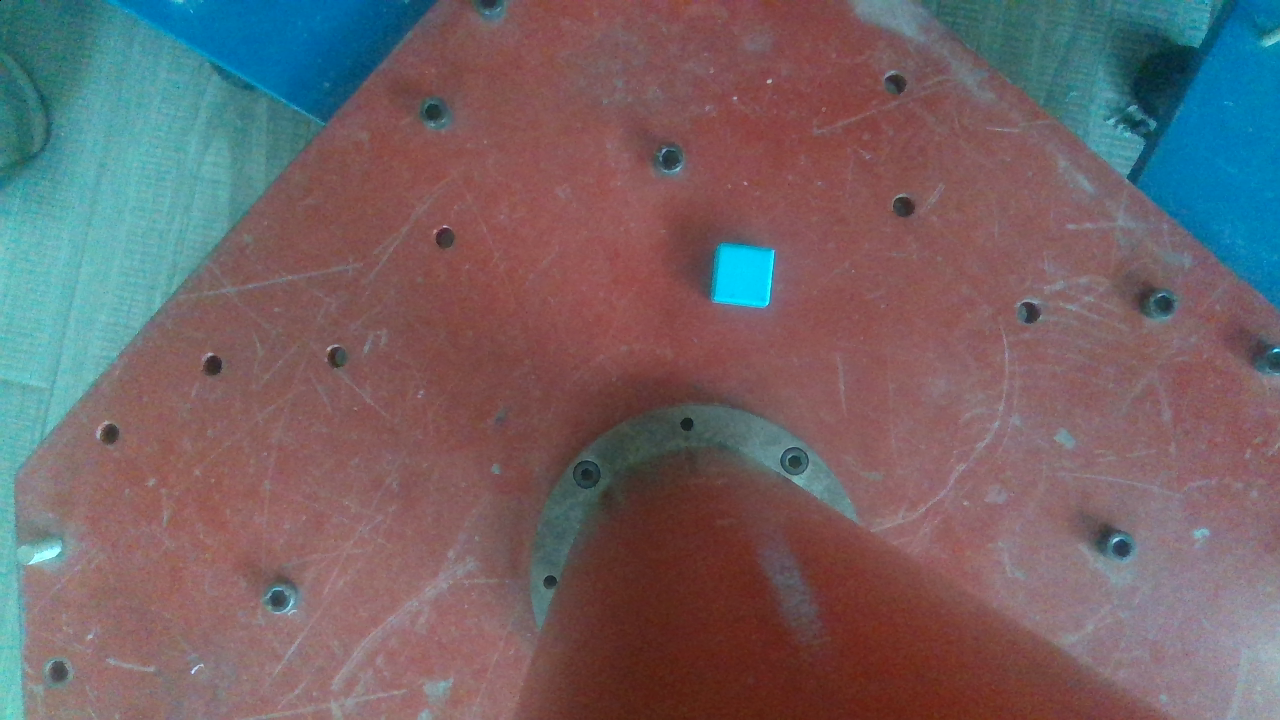
//> input picture images/r1_Color.png, 1280 x 720 px
$ ./matchTemplate   (built with g++ and OpenCV 4)
//> lines starting //> are read from the running program, lines starting //| are printed output that depends on the picture; after the words box and inside, x2 and y2 are one past the last pixel; in counts of white or black regions, pixels touching at a corner belong together
#include <opencv2/opencv.hpp>
#include <iostream>
#include <math.h>


#if (defined _WIN32 || defined WINCE || defined __CYGWIN__)
#define OPENCV_VERSION "343"
#pragma comment(lib, "opencv_world" OPENCV_VERSION ".lib")
#endif


using namespace std;
using namespace cv;

Mat src, temp, dst;
int match_method = TM_SQDIFF;
int max_track = 5;
const char* INPUT_T = "input image";
const char* OUTPUT_T = "result image";
const char* match_t = "template match-demo";
void Match_Demo(int, void*);
int main(int argc, char** argv) {
	// 待检测图像
	src = imread("../../images/r1_Color.png");
//> src is the input picture: 720 rows x 1280 cols, CV_8UC3; mean B, G, R 103.2, 99.7, 113.8

	// 模板图像
	temp = imread("../../images/template/ROI.png");
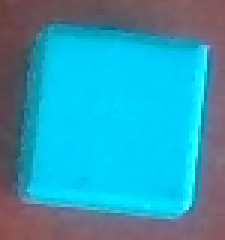
//> input picture images/template/ROI.png, 75 x 80 px (shown 3 times larger)
//> temp is the input picture: 80 rows x 75 cols, CV_8UC3; mean B, G, R 184.3, 157.4, 47.3
	if (src.empty() || temp.empty()) {
		printf("could not load image...\n");
		return -1;
	}

//	cv::cvtColor(src, src, cv::COLOR_BGR2GRAY);
//	cv::cvtColor(temp, temp, cv::COLOR_BGR2GRAY);
	namedWindow(INPUT_T, CV_WINDOW_AUTOSIZE);
	namedWindow(OUTPUT_T, CV_WINDOW_NORMAL);
	namedWindow(match_t, CV_WINDOW_AUTOSIZE);
	imshow(INPUT_T, temp);
	const char* trackbar_title = "Match Algo Type:";
	createTrackbar(trackbar_title, OUTPUT_T, &match_method, max_track, Match_Demo);

	Match_Demo(0, 0);
	waitKey(0);
	return 0;
}

void Match_Demo(int, void*) {
	//result保存匹配后的结果,而结果大小是原图-模板图+1的值。
	int width = src.cols - temp.cols + 1;
//> width = 1206
	int height = src.rows - temp.rows + 1;
//> height = 641
	Mat result(width, height, CV_32FC1);

	matchTemplate(src, temp, result, match_method, Mat());
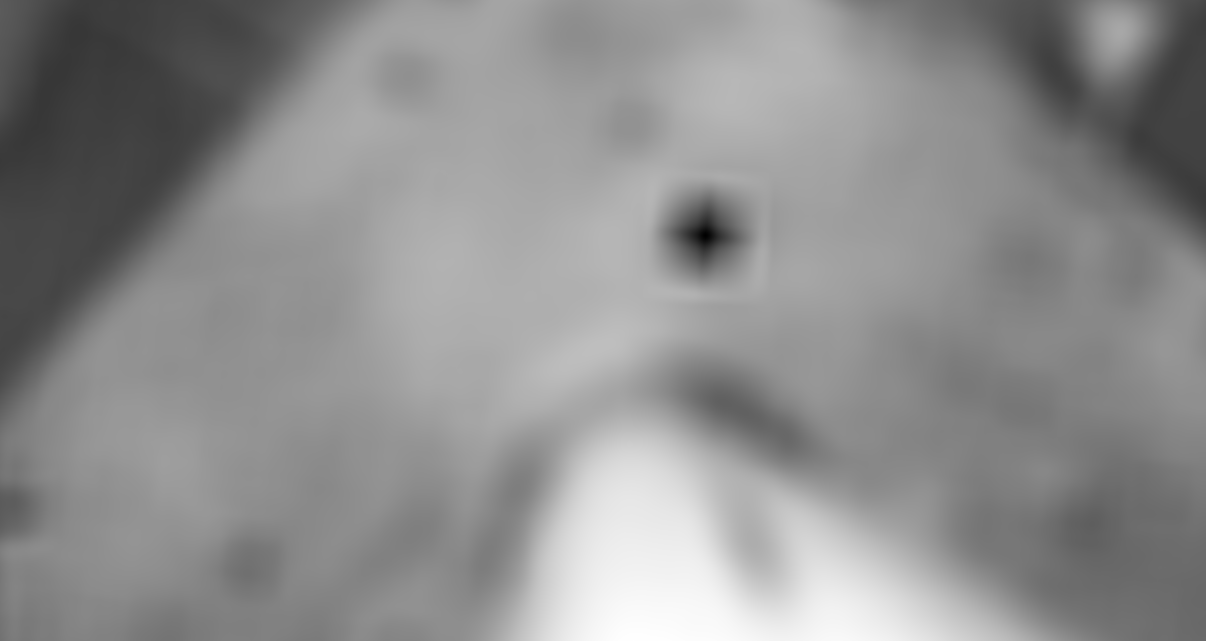
//> result: 641 rows x 1206 cols, CV_32FC1; min 4.53e-06, max 318829984, mean 178468512; drawn with min black and max white
	normalize(result, result, 0, 1, NORM_MINMAX, -1, Mat());

	Point minLoc;
	Point maxLoc;
	double min, max;
	src.copyTo(dst);
	Point temLoc;
	minMaxLoc(result, &min, &max, &minLoc, &maxLoc, Mat());
//> min = 0; max = 1; minLoc = Point(705, 235); maxLoc = Point(633, 640)
	if (match_method == TM_SQDIFF || match_method == TM_SQDIFF_NORMED) {
		temLoc = minLoc;
//> temLoc = Point(705, 235)
	}
	else {
		temLoc = maxLoc;
	}

	// 绘制矩形
	rectangle(dst, Rect(temLoc.x, temLoc.y, temp.cols, temp.rows), Scalar(0, 0, 255), 2, 8);
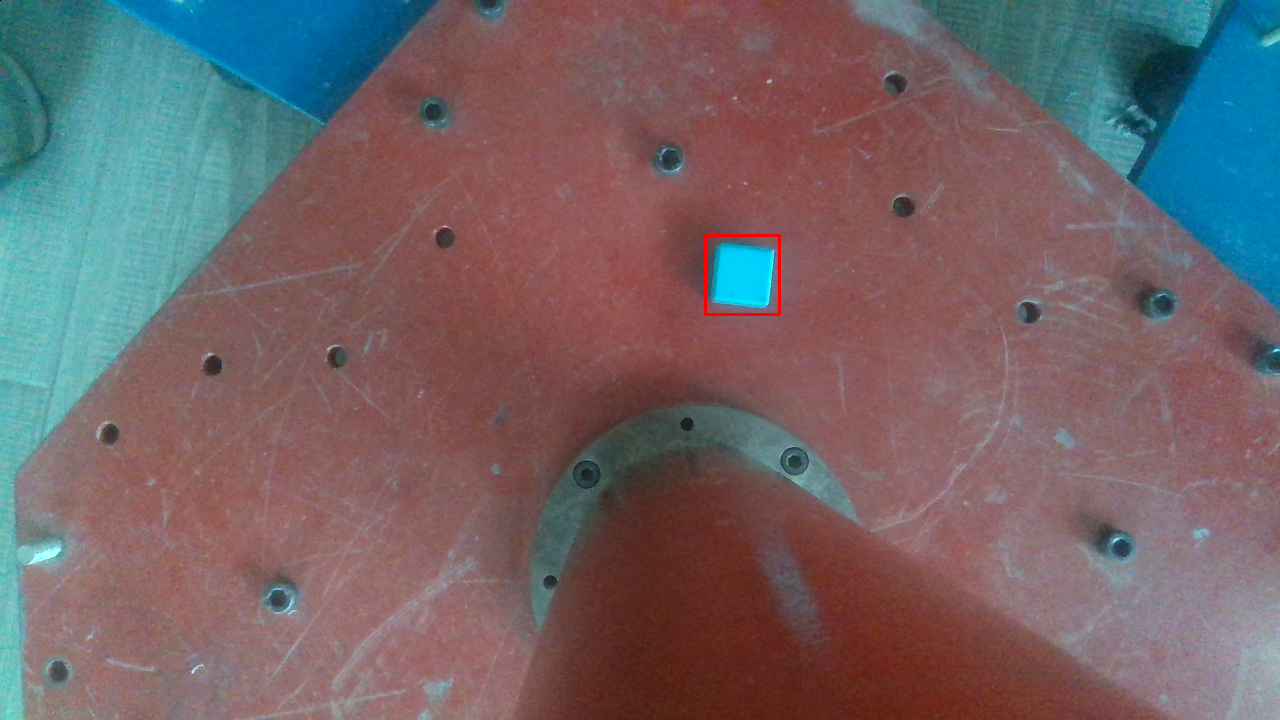
//> dst: 720 rows x 1280 cols, CV_8UC3; 0.1% of pixels changed, all inside (x1, y1, x2, y2) = (704, 234, 781, 316)
	rectangle(result, Rect(temLoc.x, temLoc.y, temp.cols, temp.rows), Scalar(0, 0, 255), 2, 8);
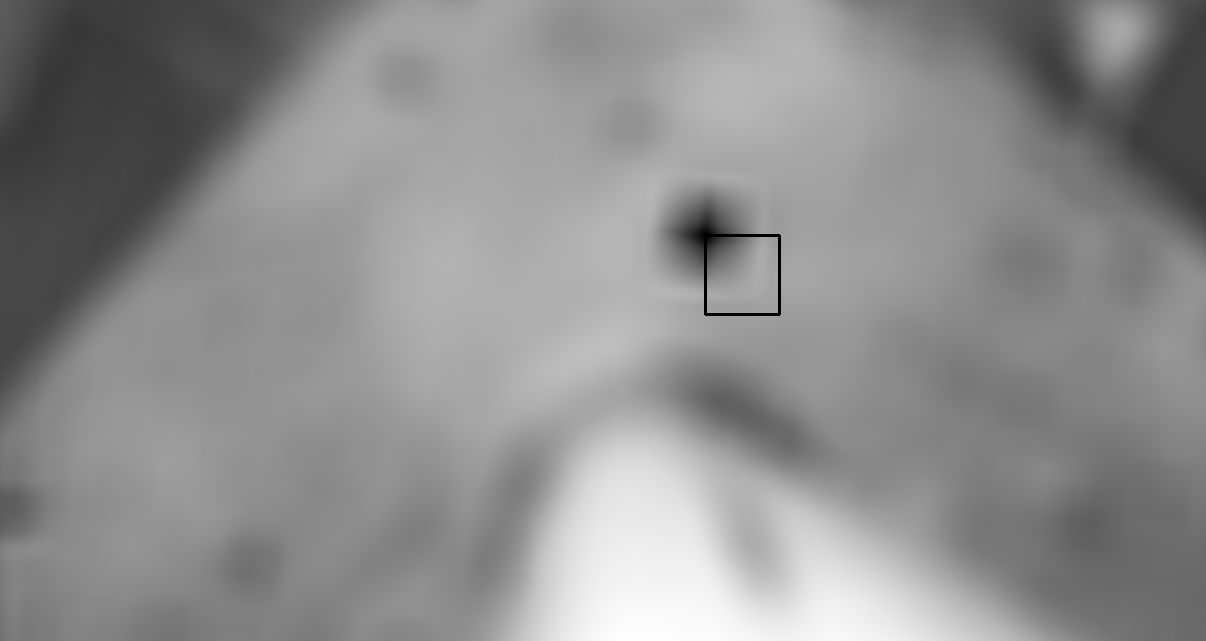
//> result: 641 rows x 1206 cols, CV_32FC1; min 0, max 1, mean 0.559

	imshow(OUTPUT_T, result);
	imshow(match_t, dst);
}
